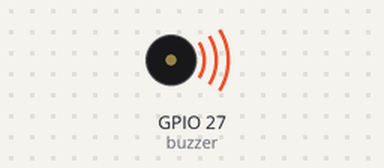
This program was run on a simulated ESP32 board running MicroPython. Shown: buzzer (waves = sounding). At 0.5 s the program stops and its outputs stay as they are.

Above: at 0.1 s.
At 0.6 s:
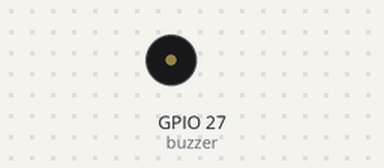
Timing chart, 0 to 2.0 s (numbered marks = the images above):
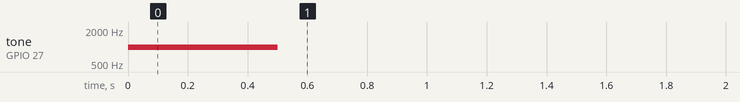

The program:

main.py
```python
from machine import Pin, PWM
import time

buzzer = PWM(Pin(27))  # change GPIO as needed
buzzer.freq(1000)
buzzer.duty(512)
time.sleep(0.5)
buzzer.deinit()
```

Measured:
- by itself, tone on GPIO 27 (buzzer): silent → 1000 Hz at 0.00 s, → silent 0.50 s later
